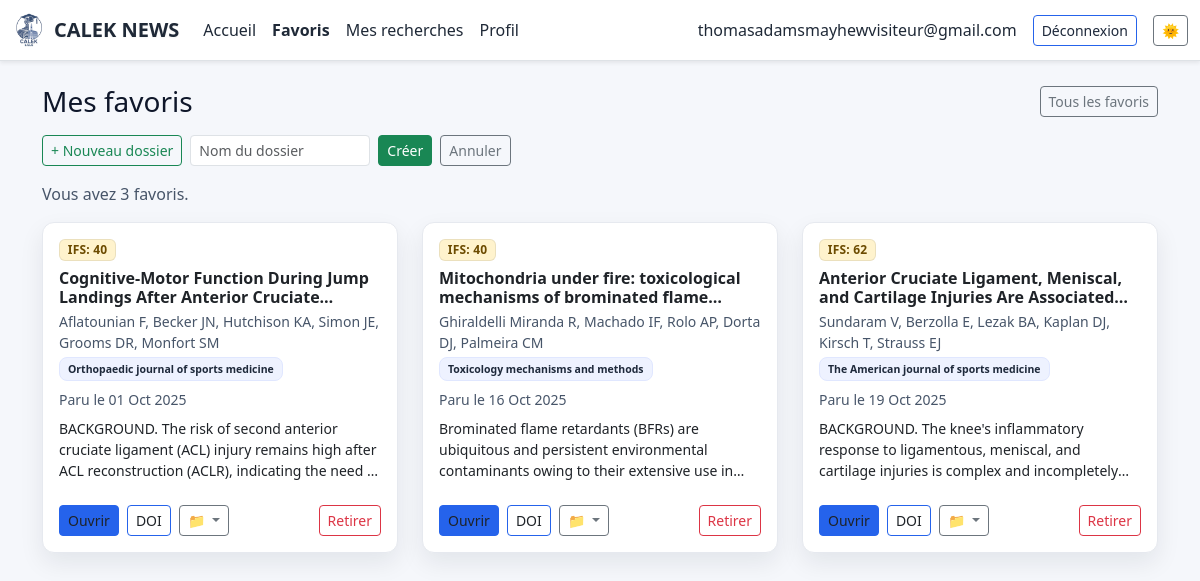
/favorites (signed in), run on the app's committed database.
### app.py (models this page shows, shortened)
class User(UserMixin, db.Model):
    id = db.Column(db.Integer, primary_key=True)
    email = db.Column(db.String(120), unique=True, nullable=False)
    name = db.Column(db.String(120))
    password_hash = db.Column(db.String(255), nullable=False)
    role = db.Column(db.String(20), default="user")
    created_at = db.Column(db.DateTime, default=datetime.utcnow)

class Favorite(db.Model):
    __tablename__ = "favorite"
    id = db.Column(db.Integer, primary_key=True)
    user_id = db.Column(db.Integer, db.ForeignKey("user.id"), index=True, nullable=False)
    article_id = db.Column(db.Integer, db.ForeignKey("article.id"), index=True, nullable=False)
    note = db.Column(db.Text)
    created_at = db.Column(db.DateTime, default=datetime.utcnow)
    user = db.relationship("User", backref=db.backref("favorites", lazy="dynamic"))
    article = db.relationship("Article", backref=db.backref("favorited_by", lazy="dynamic"))
    __table_args__ = (
        db.UniqueConstraint("user_id", "article_id", name="_user_article_uc"),
    )

class Article(db.Model):
    id = db.Column(db.Integer, primary_key=True)
    title = db.Column(db.String(500), nullable=False)
    authors = db.Column(db.String(500))
    journal = db.Column(db.String(300))
    doi = db.Column(db.String(200), index=True)
    url = db.Column(db.String(500))
    abstract = db.Column(db.Text)
    published_date = db.Column(db.DateTime)
    published_at = db.Column(db.DateTime)
    source = db.Column(db.String(50))  # 'pubmed' | 'crossref' | 'manual'
    is_published = db.Column(db.Boolean, default=False)
    featured = db.Column(db.Boolean, default=False)
    domain = db.Column(db.String(80))
    pathology = db.Column(db.String(120))
    study_type = db.Column(db.String(80))
    source_order = db.Column(db.Integer)
    posted_by_id = db.Column(db.Integer, db.ForeignKey("user.id"))
    posted_by = db.relationship("User", backref="posts")
    created_at = db.Column(db.DateTime, default=datetime.utcnow)
    proposer_display_name = db.Column(db.String(120), nullable=True)

### app.py (the view)
@app.route('/favorites', endpoint='favorites')
@login_required
def favorites_view():
    favs = (
        Favorite.query
        .options(joinedload(Favorite.article))
        .filter(Favorite.user_id == current_user.id)
        .order_by(Favorite.created_at.desc())
        .all()
    )
    favs = [f for f in favs if f.article is not None]
    notes_by_article = {f.article_id: (f.note or "") for f in favs}
    folders = Folder.query.filter_by(user_id=current_user.id).order_by(Folder.name.asc()).all()
    fav_ids = [f.article_id for f in favs]
    folders_by_article = {}
    if fav_ids:
        fas = (FolderArticle.query
               .join(Folder, Folder.id == FolderArticle.folder_id)
               .filter(Folder.user_id == current_user.id)
               .filter(FolderArticle.article_id.in_(fav_ids))
               .all())
        for fa in fas:
            folder = Folder.query.get(fa.folder_id)
            if folder:
                folders_by_article.setdefault(fa.article_id, []).append(folder)
    return render_template(
        'favorites.html',
        favorites=favs,
        notes_by_article=notes_by_article,
        folders=folders,
        active_folder=None,
        folder_articles=None,
        folders_by_article=folders_by_article,
        favs={f.article_id for f in favs},
    )

### templates/favorites.html (shortened to what this page needs)
{% extends "layout.html" %}
{% block content %}
<div class="d-flex align-items-center justify-content-between mb-3 flex-wrap gap-2">
  <h3 class="mb-0">Mes favoris</h3>
  <a href="{{ url_for('favorites') }}" class="btn btn-sm btn-outline-secondary">Tous les favoris</a>
</div>
<div class="d-flex flex-wrap gap-2 mb-3 align-items-center">
  <button class="btn btn-sm btn-outline-success" onclick="showCreateFolder()">+ Nouveau dossier</button>
  <div id="create-folder-form" style="display:none;" class="d-flex gap-2">
    <input type="text" id="new-folder-name" class="form-control form-control-sm" placeholder="Nom du dossier" style="width:180px;">
    <button class="btn btn-sm btn-success" onclick="createFolder()">Créer</button>
    <button class="btn btn-sm btn-outline-secondary" onclick="hideCreateFolder()">Annuler</button>
  </div>
</div>
{% if active_folder %}
<div class="d-flex align-items-center gap-2 mb-3">
  <h5 class="mb-0">📁 {{ active_folder.name }}</h5>
  <form method="post" action="{{ url_for('folder_delete', folder_id=active_folder.id) }}"
        onsubmit="return confirm('Supprimer ce dossier ?')">
    <button class="btn btn-sm btn-outline-danger">Supprimer le dossier</button>
  </form>
</div>
{% if folder_articles %}
<div class="row gy-3">
  {% for a in folder_articles %}
    {% set sc = (reliability_score(a)[0]) if reliability_score is defined else None %}
    {% set ifs_cls = 'badge-ifs-success' if sc is not none and sc>=80
                      else ('badge-ifs-primary' if sc is not none and sc>=60
                      else ('badge-ifs-warning' if sc is not none and sc>=40 else 'badge-ifs-danger')) %}
    <div class="col-md-6 col-lg-4">
      <div class="card h-100 article-card p-3" data-article-id="{{ a.id }}" role="button" tabindex="0">
        <div class="d-flex flex-wrap gap-2 mb-2 align-items-center">
          {% if sc is not none %}<span class="badge badge-ifs {{ ifs_cls }}">IFS: {{ sc }}</span>{% endif %}
          {% if a.domain %}<span class="badge badge-soft">{{ a.domain }}</span>{% endif %}
          {% if a.study_type %}<span class="badge badge-soft">{{ a.study_type }}</span>{% endif %}
        </div>
        <h6 class="fw-bold line-clamp-2 mb-1">{{ a.title }}</h6>
        {% if a.authors %}<p class="text-muted small mb-1">{{ a.authors }}</p>{% endif %}
        <div class="small text-muted mb-2">
          {% if a.journal %}<span class="badge badge-soft badge-journal">{{ a.journal }}</span>{% endif %}
          {% if a.published_date %}<span>Paru le {{ a.published_date.strftime('%d %b %Y') }}</span>{% endif %}
        </div>
        {% if a.abstract %}
          <p class="small line-clamp-3 mb-3">{{ (a.abstract|striptags)[:320] }}{% if a.abstract|length > 320 %}…{% endif %}</p>
        {% else %}
          <p class="small text-muted mb-3 fst-italic">Résumé non disponible.</p>
        {% endif %}
        <div class="mt-auto d-flex align-items-center gap-2">
          {% if a.url %}<a class="btn btn-sm btn-primary" href="{{ a.url }}" target="_blank" onclick="event.stopPropagation()">Ouvrir</a>{% endif %}
          {% if a.doi %}<a class="btn btn-sm btn-outline-primary" href="https://doi.org/{{ a.doi }}" target="_blank" onclick="event.stopPropagation()">DOI</a>{% endif %}
          <form method="post" action="{{ url_for('folder_remove_article', folder_id=active_folder.id, article_id=a.id) }}"
                class="ms-auto" onclick="event.stopPropagation()">
            <button class="btn btn-sm btn-outline-danger">Retirer</button>
          </form>
        </div>
      </div>
    </div>
  {% endfor %}
</div>
{% else %}
  <p class="text-muted">Ce dossier est vide.</p>
{% endif %}
{% else %}
<p class="text-muted">Vous avez {{ favorites|length }} favori{{ '' if favorites|length==1 else 's' }}.</p>
<div class="row gy-3">
  {% for f in favorites %}
  {% set a = f.article %}
  {% if a %}
    {% set sc = (reliability_score(a)[0]) if reliability_score is defined else None %}
    {% set ifs_cls = 'badge-ifs-success' if sc is not none and sc>=80
                      else ('badge-ifs-primary' if sc is not none and sc>=60
                      else ('badge-ifs-warning' if sc is not none and sc>=40 else 'badge-ifs-danger')) %}
    <div class="col-md-6 col-lg-4">
      <div class="card h-100 article-card p-3" data-article-id="{{ a.id }}" role="button" tabindex="0">
        <div class="d-flex flex-wrap gap-2 mb-2 align-items-center">
          {% if sc is not none %}<span class="badge badge-ifs {{ ifs_cls }}">IFS: {{ sc }}</span>{% endif %}
        </div>
        <h6 class="fw-bold line-clamp-2 mb-1">{{ a.title }}</h6>
        {% if a.authors %}<p class="text-muted small mb-1">{{ a.authors }}</p>{% endif %}
        <div class="small text-muted mb-2 d-flex flex-wrap gap-2">
          {% if a.journal %}<span class="badge badge-soft badge-journal">{{ a.journal }}</span>{% endif %}
          {% if a.published_date %}<span>Paru le {{ a.published_date.strftime('%d %b %Y') }}</span>{% endif %}
        </div>
        {% if a.abstract %}
          <p class="small line-clamp-3 mb-3">{{ (a.abstract|striptags)[:320] }}{% if a.abstract|length > 320 %}…{% endif %}</p>
        {% else %}
          <p class="small text-muted mb-3 fst-italic">Résumé non disponible.</p>
        {% endif %}
        {% set art_folders = folders_by_article.get(a.id, []) %}
        <div class="mt-auto d-flex align-items-center gap-2 flex-wrap">
          {% if a.url %}<a class="btn btn-sm btn-primary" href="{{ a.url }}" target="_blank" onclick="event.stopPropagation()">Ouvrir</a>{% endif %}
          {% if a.doi %}<a class="btn btn-sm btn-outline-primary" href="https://doi.org/{{ a.doi }}" target="_blank" onclick="event.stopPropagation()">DOI</a>{% endif %}
          <div class="dropdown" onclick="event.stopPropagation()">
            <button class="btn btn-sm btn-outline-secondary dropdown-toggle" data-bs-toggle="dropdown">
              📁
            </button>
          </div>
          <form method="post" action="{{ url_for('unfavorite', article_id=a.id) }}"
                class="ms-auto" onclick="event.stopPropagation()">
            <button class="btn btn-sm btn-outline-danger">Retirer</button>
          </form>
        </div>
      </div>
    </div>
  {% endif %}
  {% else %}
    <div class="col-12"><p class="text-muted">Aucun favori pour le moment.</p></div>
  {% endfor %}
</div>
{% endif %}
{% endblock %}

### templates/layout.html (shortened to what this page needs)
<!doctype html>
<html lang="fr" data-bs-theme="light">
<head>
  <link href="https://cdn.jsdelivr.net/npm/bootstrap@5.3.3/dist/css/bootstrap.min.css" rel="stylesheet">
  <link href="{{ url_for('static', filename='css/theme.css') }}" rel="stylesheet">
</head>
<body>
<nav class="navbar navbar-expand-lg sticky-top shadow-sm bg-body border-bottom">
  <div class="container-fluid">
    <a class="navbar-brand fw-bold d-flex align-items-center gap-2" href="{{ url_for('index') }}">
      <img src="{{ url_for('static', filename='img/calek-logo.png') }}" alt="CALEK" class="logo-img" style="height:34px;width:auto;object-fit:contain">
      <span>CALEK NEWS</span>
    </a>
    <div class="collapse navbar-collapse" id="navbarNav">
      <ul class="navbar-nav me-auto mb-2 mb-lg-0">
        <li class="nav-item"><a class="nav-link{% if request.endpoint == 'index' %} active{% endif %}" href="{{ url_for('index') }}">Accueil</a></li>
        {% if current_user.is_authenticated %}
          <li class="nav-item"><a class="nav-link{% if request.endpoint == 'favorites' %} active{% endif %}" href="{{ url_for('favorites') }}">Favoris</a></li>
          <li class="nav-item">
            <a class="nav-link{% if request.endpoint == 'my_drafts' %} active{% endif %}" href="{{ url_for('my_drafts') }}">Mes recherches</a>
          </li>
          <li class="nav-item"><a class="nav-link{% if request.endpoint == 'me' %} active{% endif %}" href="{{ url_for('me') }}">Profil</a></li>
        {% endif %}
      </ul>
      <div class="d-flex align-items-center gap-3">
        {% if current_user.is_authenticated %}
          <span class="user-email text-nowrap">{{ current_user.email }}</span>
          <a href="{{ url_for('logout') }}" class="btn btn-sm btn-outline-primary">Déconnexion</a>
        {% else %}
          <a href="{{ url_for('login') }}" class="btn btn-sm btn-outline-primary">Connexion</a>
          <a href="{{ url_for('signup') }}" class="btn btn-sm btn-primary">Inscription</a>
        {% endif %}
        <button id="theme-toggle" class="btn btn-sm btn-outline-secondary" title="Basculer le thème" aria-label="Basculer le thème">🌞</button>
      </div>
    </div>
  </div>
</nav>
<main class="container py-4">
  {% block content %}{% endblock %}
</main>
</body>
</html>

### data on the page
User: email "thomasadamsmayhewvisiteur@gmail.com"
Favorite: sc "40"
Article: title "Cognitive-Motor Function During Jump Landings After Anterior…", authors "Aflatounian F, Becker JN, Hutchison KA, Simon JE, Grooms DR, Monfort SM", journal "Orthopaedic journal of sports medicine", published_date "01 Oct 2025", abstract "BACKGROUND. The risk of second anterior cruciate ligament (ACL) injury remains high after ACL reconstruction (ACLR), indicating the need…"
Favorite: sc "40"
Article: title "Mitochondria under fire: toxicological mechanisms of brominated…", authors "Ghiraldelli Miranda R, Machado IF, Rolo AP, Dorta DJ, Palmeira CM", journal "Toxicology mechanisms and methods", published_date "16 Oct 2025", abstract "Brominated flame retardants (BFRs) are ubiquitous and persistent environmental contaminants owing to their extensive use…"
Favorite: sc "62"
Article: title "Anterior Cruciate Ligament, Meniscal, and Cartilage Injuries Are…", authors "Sundaram V, Berzolla E, Lezak BA, Kaplan DJ, Kirsch T, Strauss EJ", journal "The American journal of sports medicine", published_date "19 Oct 2025", abstract "BACKGROUND. The knee's inflammatory response to ligamentous, meniscal, and cartilage injuries is complex and…"

### other printed values
{{ favorites|length }} "3"
{{ '' if favorites|length==1 else 's' }} "s"
